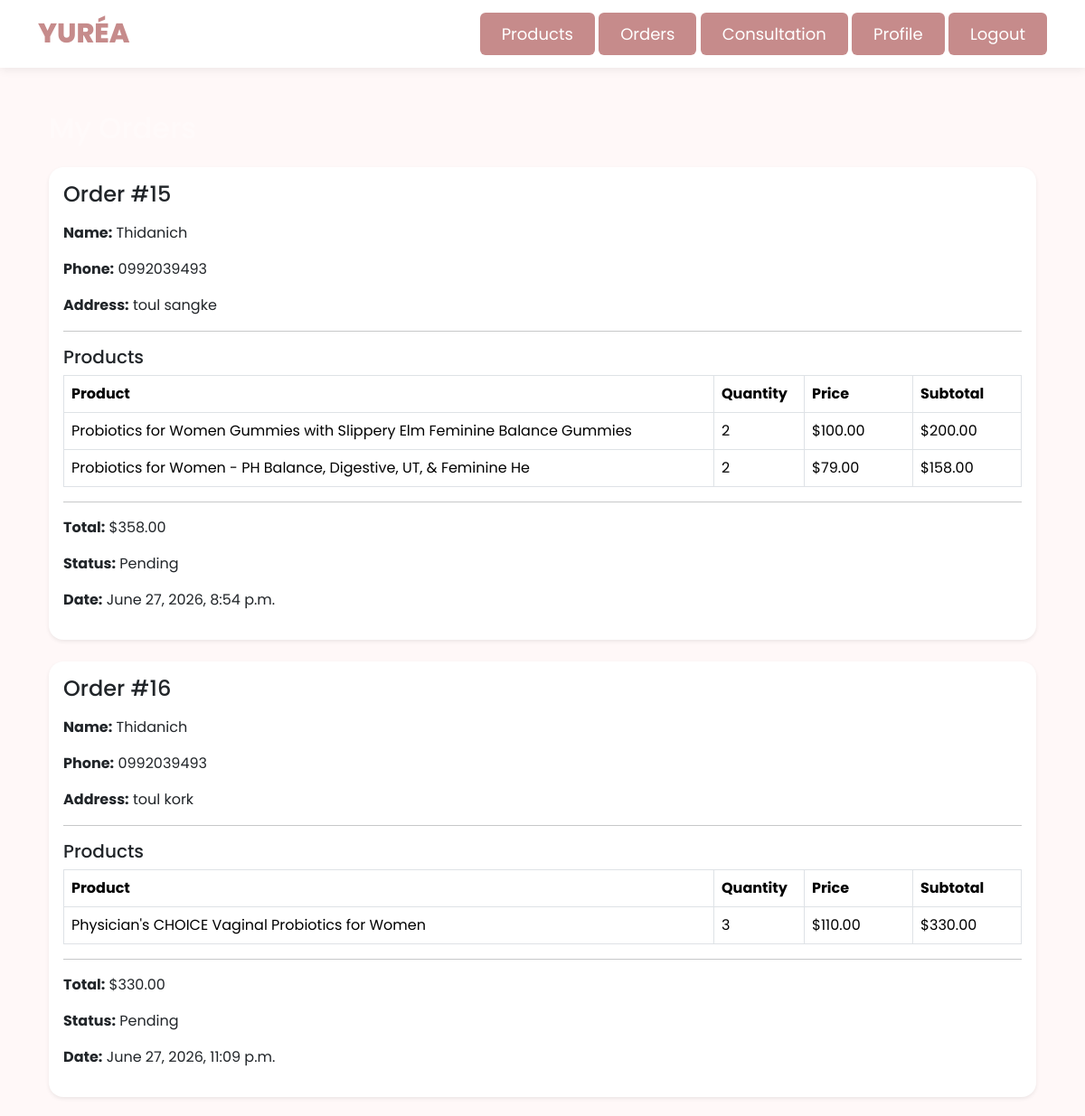
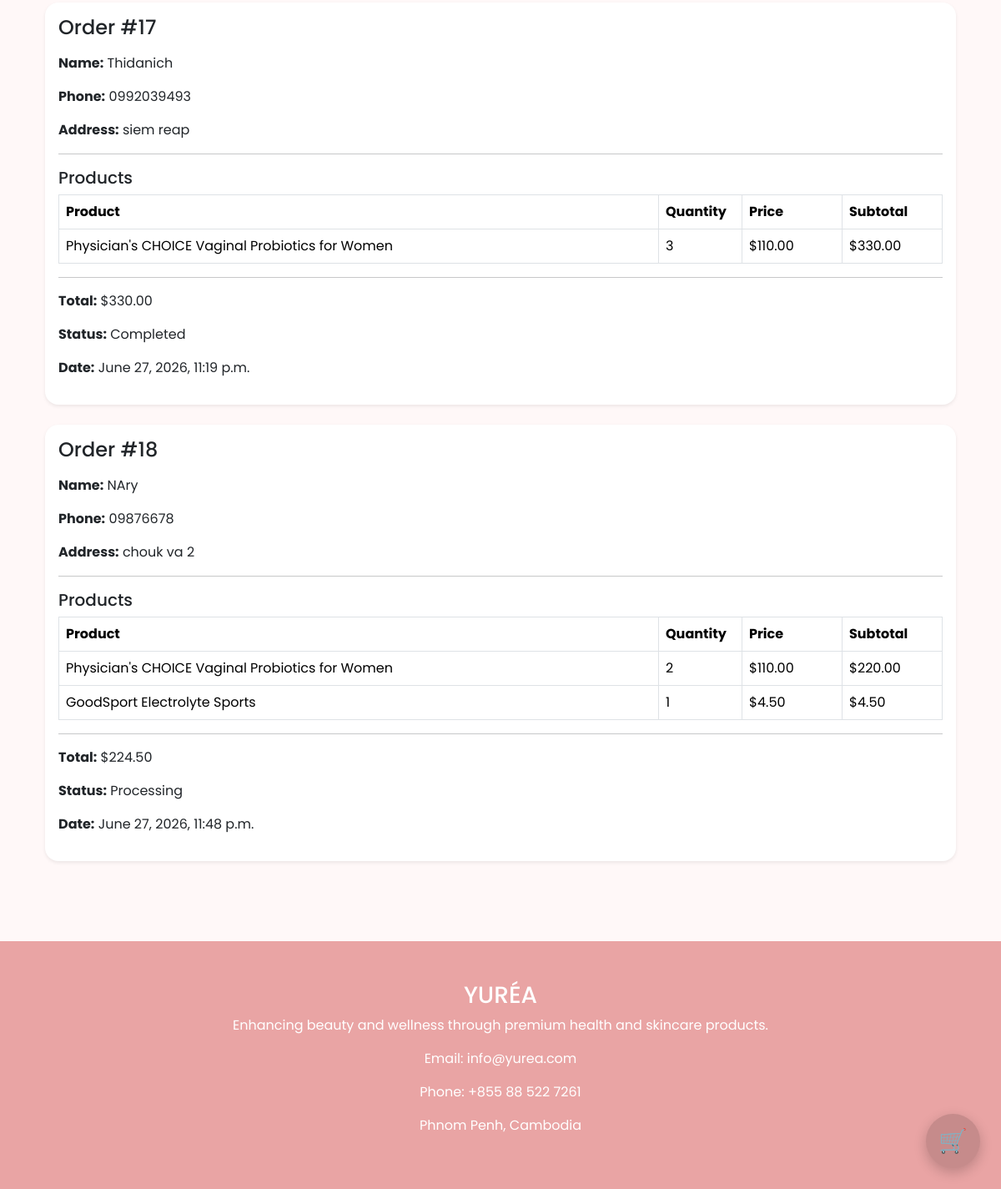
The app's page /orders/ (signed in) with its own data (2 pictures, top to bottom).
### orders/models.py (models this page shows, shortened)
class Order(models.Model):
    STATUS_CHOICES = [
        ("Pending", "Pending"),
        ("Paid", "Paid"),
        ("Processing", "Processing"),
        ("Out for Delivery", "Out for Delivery"),
        ("Completed", "Completed"),
    ]
    tracking_number = models.CharField(
        max_length=100,
        blank=True,
        null=True
    )
    user = models.ForeignKey(
        User,
        on_delete=models.CASCADE
    )
    total_price = models.DecimalField(
        max_digits=10,
        decimal_places=2
    )
    full_name = models.CharField(
        max_length=100,
        blank=True
    )
    phone = models.CharField(
        max_length=20,
        blank=True
    )
    address = models.TextField(
        blank=True
    )
    status = models.CharField(
        max_length=20,
        choices=STATUS_CHOICES,
        default='Pending'
    )
    created_at = models.DateTimeField(
        auto_now_add=True
    )
    payment_method = models.CharField(
        max_length=20,
        default='ABA'
    )
    payment_status = models.CharField(
        max_length=20,
        default='Pending'
    )
    payment_proof = models.ImageField(
        upload_to='payments/',
        blank=True,
        null=True
    )

class OrderItem(models.Model):
    order = models.ForeignKey(
        Order,
        on_delete=models.CASCADE
    )
    product = models.ForeignKey(
        Product,
        on_delete=models.CASCADE
    )
    quantity = models.PositiveIntegerField()
    price = models.DecimalField(
        max_digits=10,
        decimal_places=2
    )
    def subtotal(self):
        return self.quantity * self.price

### products/models.py (models this page shows, shortened)
class Product(models.Model):
    category = models.ForeignKey(Category,on_delete=models.CASCADE)
    name = models.CharField(max_length=200)
    description = models.TextField()
    price = models.DecimalField(
        max_digits=10,
        decimal_places=2
    )
    stock = models.IntegerField(default=0)
    image = models.URLField(
        max_length=500,
        blank=True,
        null=True
    )

### orders/views.py (the view)
@login_required
def order_list(request):
    orders = Order.objects.filter(
        user=request.user
    )
    return render(
        request,
        'orders/order_list.html',
        {
            'orders': orders
        }
    )

### accounts/context_processors.py (called while the page is built)
def user_roles(request):
    is_consultant = False
    if request.user.is_authenticated:
        is_consultant = request.user.groups.filter(
            name='Consultant'
        ).exists()
    return {
        'is_consultant': is_consultant
    }

### templates/orders/order_list.html
{% extends 'base.html' %}
{% block content %}
<div class="container py-4">
    <h2 class="mb-4">My Orders</h2>
    {% for order in orders %}
    <div class="card shadow-sm border-0 rounded-4 mb-4">
        <div class="card-body">
            <h4 class="mb-3">Order #{{ order.id }}</h4>
            <p><strong>Name:</strong> {{ order.full_name }}</p>
            <p><strong>Phone:</strong> {{ order.phone }}</p>
            <p><strong>Address:</strong> {{ order.address }}</p>
            <hr>
            <h5>Products</h5>
            <table class="table table-bordered align-middle">
                <thead>
                    <tr>
                        <th>Product</th>
                        <th width="100">Quantity</th>
                        <th width="120">Price</th>
                        <th width="120">Subtotal</th>
                    </tr>
                </thead>
                <tbody>
                    {% for item in order.orderitem_set.all %}
                    <tr>
                        <td>{{ item.product.name }}</td>
                        <td>{{ item.quantity }}</td>
                        <td>${{ item.price }}</td>
                        <td>${{ item.subtotal }}</td>
                    </tr>
                    {% endfor %}
                </tbody>
            </table>
            <hr>
            <p><strong>Total:</strong> ${{ order.total_price }}</p>
            <p><strong>Status:</strong> {{ order.status }}</p>
            <p><strong>Date:</strong> {{ order.created_at }}</p>
        </div>
    </div>
    {% empty %}
    <div class="alert alert-info">
        No orders found.
    </div>
    {% endfor %}
</div>
{% endblock %}

### static/css/style.css (style rules this page uses)
body { background:#fdd4d4; font-family:'Poppins',sans-serif; color:hsl(0, 100%, 99%); }
.card { border:none; border-radius:20px; overflow:hidden; box-shadow:0 4px 15px rgba(0,0,0,.08); transition:.3s; }

### templates/base.html (style rules this page uses)
body { background: #FFF8F8 !important; color:hsl(0, 100%, 99%); }

### records on screen
Order: id "15", full_name "Thidanich", phone "0992039493", address "toul sangke", total_price "358.00", status "Pending", created_at "June 27, 2026, 8:54 p.m."
OrderItem: product.name "Probiotics for Women Gummies with Slippery Elm Feminine Balance Gummies", quantity "2", price "100.00", subtotal "200.00"
OrderItem: product.name "Probiotics for Women - PH Balance, Digestive, UT, & Feminine He", quantity "2", price "79.00", subtotal "158.00"
Order: id "16", full_name "Thidanich", phone "0992039493", address "toul kork", total_price "330.00", status "Pending", created_at "June 27, 2026, 11:09 p.m."
OrderItem: product.name "Physician's CHOICE Vaginal Probiotics for Women", quantity "3", price "110.00", subtotal "330.00"
Order: id "17", full_name "Thidanich", phone "0992039493", address "siem reap", total_price "330.00", status "Completed", created_at "June 27, 2026, 11:19 p.m."
OrderItem: product.name "Physician's CHOICE Vaginal Probiotics for Women", quantity "3", price "110.00", subtotal "330.00"
Order: id "18", full_name "NAry", phone "09876678", address "chouk va 2", total_price "224.50", status "Processing", created_at "June 27, 2026, 11:48 p.m."
OrderItem: product.name "Physician's CHOICE Vaginal Probiotics for Women", quantity "2", price "110.00", subtotal "220.00"
OrderItem: product.name "GoodSport Electrolyte Sports", quantity "1", price "4.50", subtotal "4.50"
